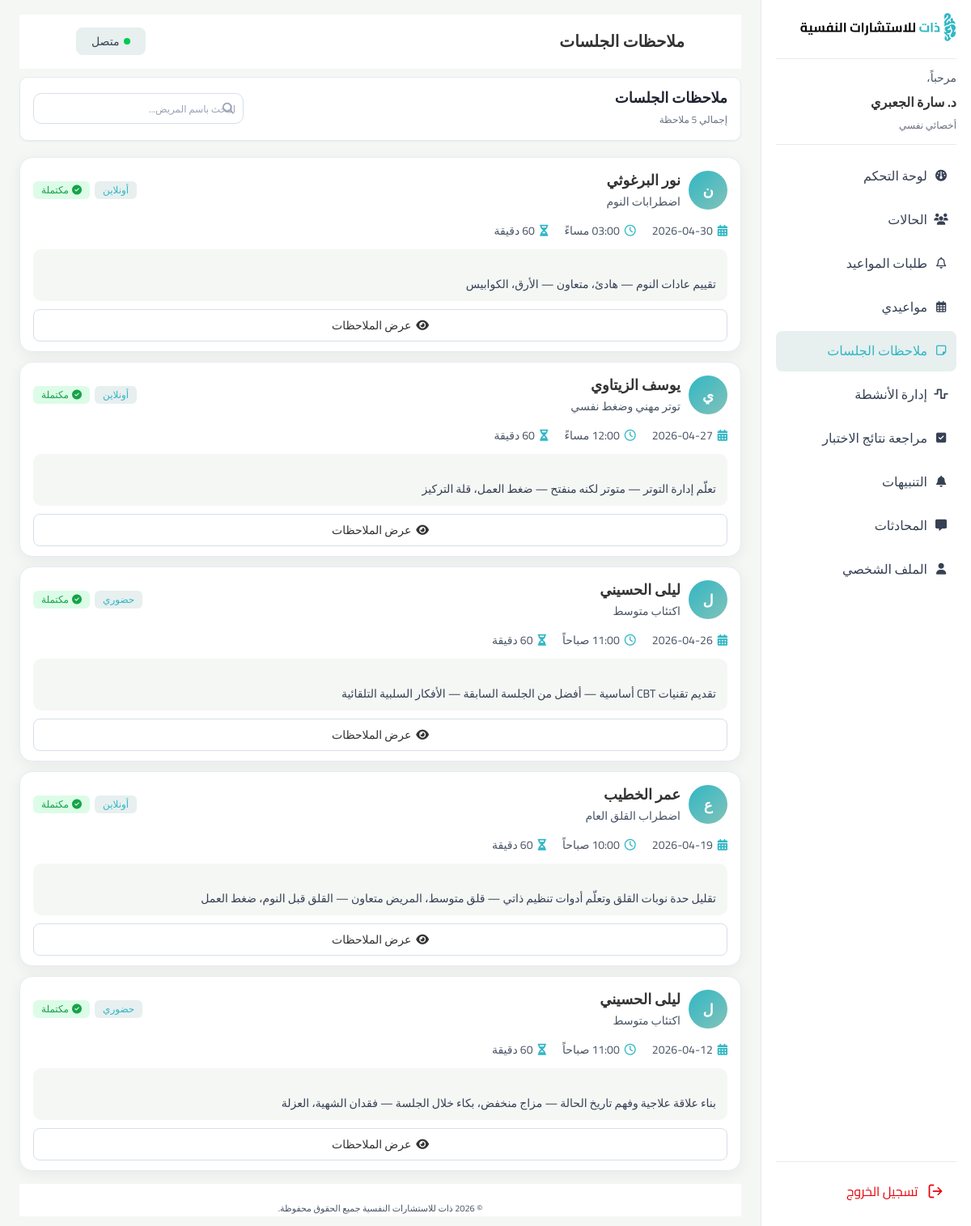
The page /therapist/sessions-notes/index.php (signed in) on the database its author committed.
### tables this page shows
CREATE TABLE sessions (
    session_id INT AUTO_INCREMENT,
    appointment_id INT UNIQUE,
    case_id INT,
    start_time DATETIME NOT NULL,
    end_time DATETIME NULL,
    media_type VARCHAR(10) NOT NULL DEFAULT 'VIDEO' CHECK (media_type IN ('VIDEO', 'AUDIO')),
    room_token VARCHAR(255) NULL,
    meeting_link VARCHAR(500) NULL,
    therapist_notes TEXT NULL,
    PRIMARY KEY (session_id),
    CONSTRAINT fk_session_appt FOREIGN KEY (appointment_id) REFERENCES appointments (appointment_id) ON DELETE RESTRICT ON UPDATE CASCADE,
    CONSTRAINT fk_session_case FOREIGN KEY (case_id) REFERENCES cases (case_id) ON DELETE RESTRICT ON UPDATE CASCADE
);

CREATE TABLE users (
    user_id INT AUTO_INCREMENT,
    name VARCHAR(100) NOT NULL,
    username VARCHAR(60) NOT NULL UNIQUE,
    email VARCHAR(150) NOT NULL UNIQUE,
    password VARCHAR(255) NOT NULL,
    phone VARCHAR(20) NULL,
    avatar VARCHAR(255) NULL,
    role VARCHAR(20) NOT NULL CHECK (role IN ('CLIENT', 'THERAPIST', 'ADMIN')),
    is_active TINYINT (1) DEFAULT 1,
    created_at DATETIME NOT NULL DEFAULT CURRENT_TIMESTAMP,
    updated_at DATETIME NOT NULL DEFAULT CURRENT_TIMESTAMP ON UPDATE CURRENT_TIMESTAMP,
    PRIMARY KEY (user_id)
);

CREATE TABLE cases (
    case_id INT AUTO_INCREMENT,
    client_id INT,
    therapist_id INT,
    title VARCHAR(200) NOT NULL,
    description TEXT NULL,
    status VARCHAR(20) NOT NULL DEFAULT 'NEW' CHECK (
        status IN (
            'NEW',
            'IN_ASSESSMENT',
            'IN_THERAPY',
            'ON_HOLD',
            'RECOVERED'
        )
    ),
    priority VARCHAR(10) NOT NULL DEFAULT 'MEDIUM' CHECK (priority IN ('LOW', 'MEDIUM', 'HIGH')),
    is_flagged TINYINT (1) NOT NULL DEFAULT 0,
    created_at DATETIME NOT NULL DEFAULT CURRENT_TIMESTAMP,
    last_updated DATETIME NOT NULL DEFAULT CURRENT_TIMESTAMP ON UPDATE CURRENT_TIMESTAMP,
    closed_at DATETIME NULL,
    PRIMARY KEY (case_id),
    CONSTRAINT fk_case_client FOREIGN KEY (client_id) REFERENCES clients (client_id) ON DELETE RESTRICT ON UPDATE CASCADE,
    CONSTRAINT fk_case_therapist FOREIGN KEY (therapist_id) REFERENCES therapists (therapist_id) ON DELETE RESTRICT ON UPDATE CASCADE
);

CREATE TABLE appointments (
    appointment_id INT AUTO_INCREMENT,
    case_id INT,
    therapist_id INT ,
    client_id INT,
    date_time DATETIME NOT NULL,
    duration_min SMALLINT UNSIGNED NOT NULL DEFAULT 60,
    mode VARCHAR(10) NOT NULL CHECK (mode IN ('ONLINE', 'IN_CENTER')),
    room_number VARCHAR(20) NULL,
    zoom_link VARCHAR(500) NULL,
    status VARCHAR(15) NOT NULL DEFAULT 'REQUESTED' CHECK (
        status IN (
            'REQUESTED',
            'CONFIRMED',
            'COMPLETED',
            'CANCELLED'
        )
    ),
    cancel_reason TEXT NULL,
    created_at DATETIME NOT NULL DEFAULT CURRENT_TIMESTAMP,
    last_updated DATETIME NOT NULL DEFAULT CURRENT_TIMESTAMP ON UPDATE CURRENT_TIMESTAMP,
    PRIMARY KEY (appointment_id),
    CONSTRAINT fk_appt_case FOREIGN KEY (case_id) REFERENCES cases (case_id) ON DELETE RESTRICT ON UPDATE CASCADE,
    CONSTRAINT fk_appt_therapist FOREIGN KEY (therapist_id) REFERENCES therapists (therapist_id) ON DELETE RESTRICT ON UPDATE CASCADE,
    CONSTRAINT fk_appt_client FOREIGN KEY (client_id) REFERENCES clients (client_id) ON DELETE RESTRICT ON UPDATE CASCADE
);

### therapist/sessions-notes/index.php (the view, shortened to what this page needs)
<?php
require_once __DIR__ . '/../../connection.php';
$user_id = $_SESSION['user_id'];
$therapist_id = $user_id;
$current_search = trim($_GET['search'] ?? '');
$sql = "
    SELECT s.session_id, s.appointment_id, s.case_id, s.start_time, s.end_time,
           u.name AS client_name, c.date_of_birth,
           cs.title AS case_title, cs.status AS case_status,
           a.mode, a.duration_min,
           sn.session_goals, sn.mood, sn.topics, sn.techniques,
           sn.progress, sn.risk_assessment, sn.therapist_notes,
           sn.homework, sn.next_plan
    FROM sessions s
    JOIN cases cs ON s.case_id = cs.case_id
    JOIN clients c ON cs.client_id = c.client_id
    JOIN users u ON c.client_id = u.user_id
    LEFT JOIN appointments a ON s.appointment_id = a.appointment_id
    LEFT JOIN session_notes sn ON sn.session_id = s.session_id
    WHERE cs.therapist_id = ?
";
$types = "i";
$params = [$therapist_id];
$sql .= " ORDER BY s.start_time DESC";
$stmt = $conn->prepare($sql);
$stmt->bind_param($types, ...$params);
$stmt->execute();
$sessions = $stmt->get_result()->fetch_all(MYSQLI_ASSOC);
$total_count = count($sessions);
function firstLetter($name) {
    return mb_substr(trim($name), 0, 1, 'UTF-8');
}
function formatTimeAr($datetime) {
    $hour = (int) date('G', strtotime($datetime));
    $minute = date('i', strtotime($datetime));
    $period = $hour >= 12 ? 'مساءً' : 'صباحاً';
    $hour12 = $hour % 12 ?: 12;
    return sprintf('%02d:%s %s', $hour12, $minute, $period);
}
function calcDuration($start, $end) {
    $diff = strtotime($end) - strtotime($start);
    return (int) round($diff / 60);
}
function truncateText($text, $length = 120) {
    $text = trim($text);
    if (mb_strlen($text) <= $length) return $text;
    return mb_substr($text, 0, $length, 'UTF-8') . '...';
}
$mode_labels = ['ONLINE' => 'أونلاين', 'IN_CENTER' => 'حضوري'];
?>
<!DOCTYPE html>
<html lang="ar" dir="rtl">
<head>
  <link rel="stylesheet" href="https://cdnjs.cloudflare.com/ajax/libs/font-awesome/6.5.1/css/all.min.css" />
  <link rel="stylesheet" href="../thirapist.css">
  <link rel="stylesheet" href="../total.css"/>
  <link rel="stylesheet" href="style.css" />
</head>
<body>
  <div class="app">
    <?php include "../layouts/sidebar.php"; ?>
    <main class="main">
      <header class="main-header">
        <h1 class="page-title">ملاحظات الجلسات</h1>
        <button class="status-btn">
          <span class="status-dot"></span>
          متصل
        </button>
      </header>
      <section class="notes-topbar">
        <section class="notes-summary">
          <div class="summary-title">ملاحظات الجلسات</div>
          <div class="summary-count">إجمالي <?= $total_count ?> ملاحظة</div>
        </section>
        <section class="notes-toolbar">
          <form id="searchForm" method="GET" class="search-box">
            <i class="fa-solid fa-magnifying-glass search-icon"></i>
            <input id="noteSearch" name="search" type="text" placeholder="البحث باسم المريض..." value="<?= htmlspecialchars($current_search) ?>">
          </form>
        </section>
      </section>
      <div class="notes-list">
        <?php if (empty($sessions)): ?>
          <p class="empty-state">
            <i class="fa-regular fa-note-sticky"></i>
            لا توجد ملاحظات جلسات حالياً
          </p>
        <?php else: ?>
          <?php foreach ($sessions as $sess):
              $duration = calcDuration($sess['start_time'], $sess['end_time']) ?? (int)($sess['duration_min'] ?? 0);
              $mode = $sess['mode'] ?? '';
              $previewParts = array_filter([
                  $sess['session_goals'] ?? '',
                  $sess['mood'] ?? '',
                  $sess['topics'] ?? '',
              ]);
              $notePreview = truncateText(implode(' — ', $previewParts));
          ?>
          <article class="note-card">
            <header class="note-card-header">
              <div class="note-person">
                <div class="avatar-circle"><?= firstLetter($sess['client_name']) ?></div>
                <div>
                  <div class="note-client-name"><?= htmlspecialchars($sess['client_name']) ?></div>
                  <div class="note-case-title"><?= htmlspecialchars($sess['case_title'] ?? '') ?></div>
                </div>
              </div>
              <div class="note-badges">
                <?php if ($mode): ?>
                <span class="note-badge badge-mode"><?= $mode_labels[$mode] ?? $mode ?></span>
                <?php endif; ?>
                <span class="note-badge badge-completed"><i class="fa-solid fa-circle-check"></i> مكتملة</span>
              </div>
            </header>
            <div class="note-card-body">
              <div class="note-info-row">
                <div class="note-info-item">
                  <i class="fa-solid fa-calendar-days" style="color:#30B7C4;"></i>
                  <span><?= date('Y-m-d', strtotime($sess['start_time'])) ?></span>
                </div>
                <div class="note-info-item">
                  <i class="fa-regular fa-clock" style="color:#30B7C4;"></i>
                  <span><?= formatTimeAr($sess['start_time']) ?></span>
                </div>
                <div class="note-info-item">
                  <i class="fa-solid fa-hourglass-half" style="color:#30B7C4;"></i>
                  <span><?= $duration ?> دقيقة</span>
                </div>
              </div>
              <?php if ($notePreview): ?>
              <div class="note-preview">
                <?= htmlspecialchars($notePreview) ?>
              </div>
              <?php endif; ?>
            </div>
            <footer class="note-card-footer">
              <button class="btn-outline btn-view-note"
                data-name="<?= htmlspecialchars($sess['client_name']) ?>"
                data-letter="<?= firstLetter($sess['client_name']) ?>"
                data-case="<?= htmlspecialchars($sess['case_title'] ?? '') ?>"
                data-date="<?= date('Y-m-d', strtotime($sess['start_time'])) ?>"
                data-time="<?= formatTimeAr($sess['start_time']) ?>"
                data-duration="<?= $duration ?> دقيقة"
                data-mode="<?= $mode_labels[$mode] ?? $mode ?>"
                data-goals="<?= htmlspecialchars($sess['session_goals'] ?? '') ?>"
                data-mood="<?= htmlspecialchars($sess['mood'] ?? '') ?>"
                data-topics="<?= htmlspecialchars($sess['topics'] ?? '') ?>"
                data-techniques="<?= htmlspecialchars($sess['techniques'] ?? '') ?>"
                data-progress="<?= htmlspecialchars($sess['progress'] ?? '') ?>"
                data-risk="<?= htmlspecialchars($sess['risk_assessment'] ?? '') ?>"
                data-therapist-notes="<?= htmlspecialchars($sess['therapist_notes'] ?? '') ?>"
                data-homework="<?= htmlspecialchars($sess['homework'] ?? '') ?>"
                data-next-plan="<?= htmlspecialchars($sess['next_plan'] ?? '') ?>"
              ><i class="fa-solid fa-eye"></i> عرض الملاحظات</button>
            </footer>
          </article>
          <?php endforeach; ?>
        <?php endif; ?>
      </div>
      <?php include "../layouts/footer.php"; ?>
    </main>
  </div>
</body>
</html>

### therapist/thirapist.css (style rules this page uses)
.app { display: flex; min-height: 100vh; }
.main { flex: 1; padding: 18px 24px 12px; display: flex; flex-direction: column; width: auto; height: auto; min-width: 0; background-color: #F5F7F5; }
.main-header { display: flex; align-items: center; justify-content: space-between; margin-bottom: 14px; padding: 20px 15px ; background-color:#FFFFFF ; }
.page-title { margin: 0; font-size: 20px; font-weight: 700; color: #333333; text-align: right; vertical-align: middle; line-height: 28px; }
.status-btn { display: inline-flex; align-items: center; gap: 6px; padding: 6px 18px; border-radius: 8px; border: 1px solid#E7EFEF; background:#E7EFEF; color:#364153; font-size: 14px; font-weight: 400; line-height: 20px; }
.status-dot { width: 8px; height: 8px; border-radius: 50%; background: #00C950; }

### therapist/total.css (style rules this page uses)
*, *::before, *::after { box-sizing: border-box; margin: 0; padding: 0; }
body { margin: 0; font-family: 'Cairo', system-ui, -apple-system, BlinkMacSystemFont, 'Segoe UI', sans-serif; direction: rtl; background-color: #ffffff; color:#4A5565; }
.main-header { background-color: #ffffff; border-bottom: 1px solid #ffffff; height: 67px; width: 1512; padding: 0 70px; display: flex; align-items: center; justify-content: space-between; margin-bottom: 10px; }

### rows shown on the page
sessions: users.name "ن", users.name "نور البرغوثي", case.title "اضطرابات النوم", appointment.mode "أونلاين", start_time "2026-04-30", start_time "03:00 مساءً", notePreview "تقييم عادات النوم — هادئ، متعاون — الأرق، الكوابيس"
sessions: users.name "ي", users.name "يوسف الزيتاوي", case.title "توتر مهني وضغط نفسي", appointment.mode "أونلاين", start_time "2026-04-27", start_time "12:00 مساءً", notePreview "تعلّم إدارة التوتر — متوتر لكنه منفتح — ضغط العمل، قلة التركيز"
sessions: users.name "ل", users.name "ليلى الحسيني", case.title "اكتئاب متوسط", appointment.mode "حضوري", start_time "2026-04-26", start_time "11:00 صباحاً", notePreview "تقديم تقنيات CBT أساسية — أفضل من الجلسة السابقة — الأفكار السلبية التلقائية"
sessions: users.name "ع", users.name "عمر الخطيب", case.title "اضطراب القلق العام", appointment.mode "أونلاين", start_time "2026-04-19", start_time "10:00 صباحاً", notePreview "تقليل حدة نوبات القلق وتعلّم أدوات تنظيم ذاتي — قلق متوسط، المريض متعاون — القلق قبل النوم، ضغط العمل"
sessions: users.name "ل", users.name "ليلى الحسيني", case.title "اكتئاب متوسط", appointment.mode "حضوري", start_time "2026-04-12", start_time "11:00 صباحاً", notePreview "بناء علاقة علاجية وفهم تاريخ الحالة — مزاج منخفض، بكاء خلال الجلسة — فقدان الشهية، العزلة"

### other values the page prints
$_SESSION['user_name'] "د. سارة الجعبري"
